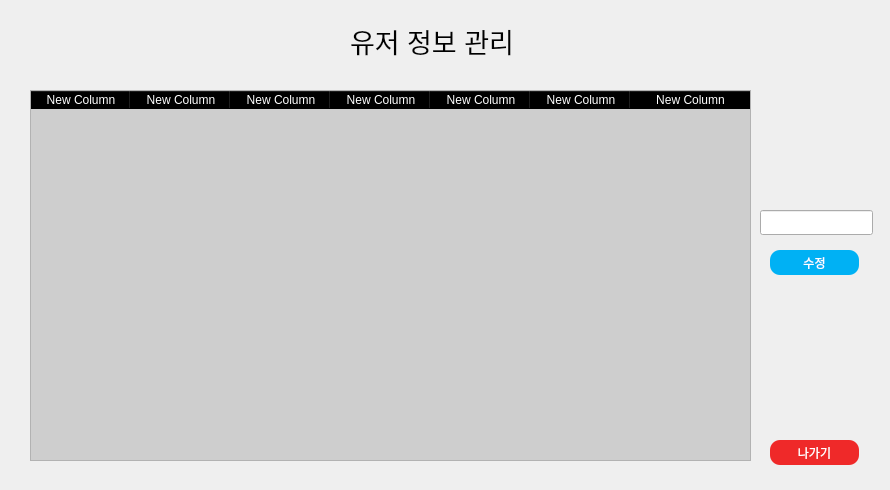
<?xml version="1.0" encoding="UTF-8"?>
<ui version="4.0">
 <class>user</class>
 <widget class="QDialog" name="user">
  <property name="geometry">
   <rect>
    <x>0</x>
    <y>0</y>
    <width>890</width>
    <height>490</height>
   </rect>
  </property>
  <property name="windowTitle">
   <string>Dialog</string>
  </property>
  <widget class="QLabel" name="label">
   <property name="geometry">
    <rect>
     <x>350</x>
     <y>10</y>
     <width>321</width>
     <height>61</height>
    </rect>
   </property>
   <property name="font">
    <font>
     <pointsize>20</pointsize>
    </font>
   </property>
   <property name="text">
    <string>유저 정보 관리</string>
   </property>
  </widget>
  <widget class="QTableWidget" name="tableWidget">
   <property name="geometry">
    <rect>
     <x>30</x>
     <y>90</y>
     <width>721</width>
     <height>371</height>
    </rect>
   </property>
   <property name="styleSheet">
    <string notr="true">background-color: rgba(0, 0, 0, 35);
selection-background-color: rgb(237, 212, 0);

color: rgb(255, 255, 255);
</string>
   </property>
   <attribute name="horizontalHeaderStretchLastSection">
    <bool>true</bool>
   </attribute>
   <column>
    <property name="text">
     <string>New Column</string>
    </property>
   </column>
   <column>
    <property name="text">
     <string>New Column</string>
    </property>
   </column>
   <column>
    <property name="text">
     <string>New Column</string>
    </property>
   </column>
   <column>
    <property name="text">
     <string>New Column</string>
    </property>
   </column>
   <column>
    <property name="text">
     <string>New Column</string>
    </property>
   </column>
   <column>
    <property name="text">
     <string>New Column</string>
    </property>
   </column>
   <column>
    <property name="text">
     <string>New Column</string>
    </property>
   </column>
  </widget>
  <widget class="QPushButton" name="out_btn">
   <property name="geometry">
    <rect>
     <x>770</x>
     <y>440</y>
     <width>89</width>
     <height>25</height>
    </rect>
   </property>
   <property name="styleSheet">
    <string notr="true">QPushButton{
	background-color: rgb(239, 41,41);
	color: rgb(255, 255, 255);
    border-radius: 10px;
}
QPushButton:hover{
	
	background-color: rgb(255, 255, 255);
	color: rgb(239, 41, 41);
    border-radius: 10px;
}</string>
   </property>
   <property name="text">
    <string>나가기</string>
   </property>
  </widget>
  <widget class="QLineEdit" name="input">
   <property name="geometry">
    <rect>
     <x>760</x>
     <y>210</y>
     <width>113</width>
     <height>25</height>
    </rect>
   </property>
  </widget>
  <widget class="QPushButton" name="fix_btn">
   <property name="geometry">
    <rect>
     <x>770</x>
     <y>250</y>
     <width>89</width>
     <height>25</height>
    </rect>
   </property>
   <property name="styleSheet">
    <string notr="true">QPushButton{
	background-color: rgb(0, 177,244);
	color: rgb(255, 255, 255);
    border-radius: 10px;
}
QPushButton:hover{
	
	background-color: rgb(255, 255, 255);
	color: rgb(0, 177, 244);
    border-radius: 10px;
}</string>
   </property>
   <property name="text">
    <string>수정</string>
   </property>
  </widget>
  <widget class="QLabel" name="label_2">
   <property name="geometry">
    <rect>
     <x>0</x>
     <y>0</y>
     <width>892</width>
     <height>490</height>
    </rect>
   </property>
   <property name="text">
    <string/>
   </property>
   <property name="pixmap">
    <pixmap>../다운로드/pngwing.com (2).png</pixmap>
   </property>
  </widget>
  <widget class="QLabel" name="label_3">
   <property name="geometry">
    <rect>
     <x>0</x>
     <y>0</y>
     <width>890</width>
     <height>490</height>
    </rect>
   </property>
   <property name="text">
    <string/>
   </property>
   <property name="scaledContents">
    <bool>true</bool>
   </property>
  </widget>
  <zorder>label_3</zorder>
  <zorder>label_2</zorder>
  <zorder>label</zorder>
  <zorder>tableWidget</zorder>
  <zorder>out_btn</zorder>
  <zorder>input</zorder>
  <zorder>fix_btn</zorder>
 </widget>
 <resources/>
 <connections/>
</ui>
